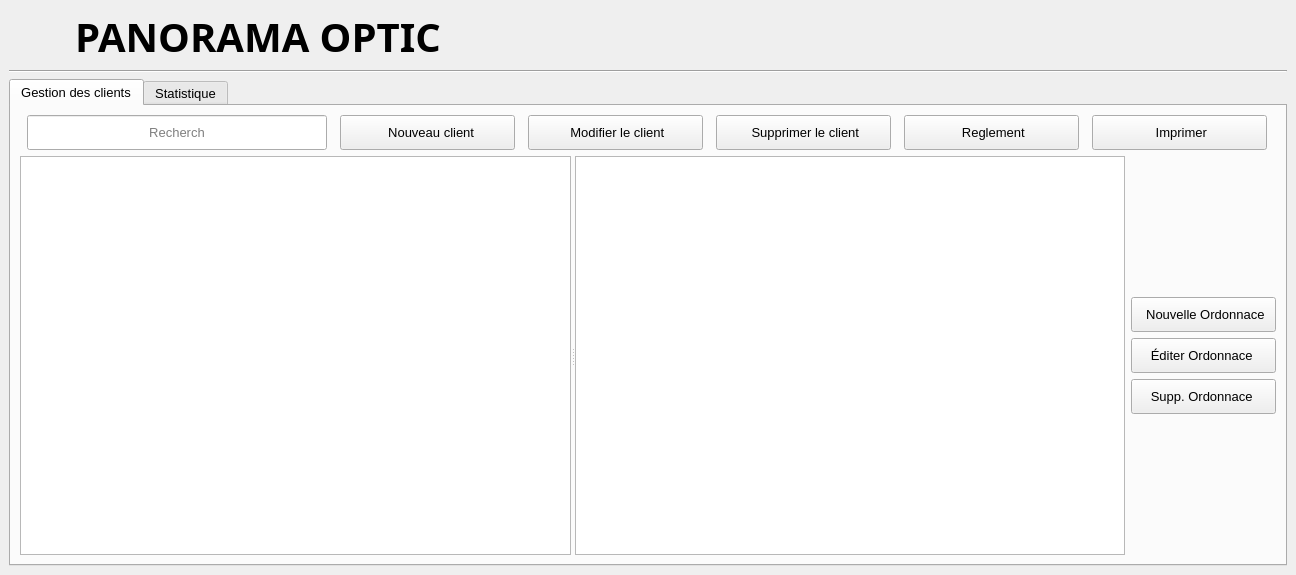
<?xml version="1.0" encoding="UTF-8"?>
<ui version="4.0">
 <class>MainWindow</class>
 <widget class="QMainWindow" name="MainWindow">
  <property name="geometry">
   <rect>
    <x>0</x>
    <y>0</y>
    <width>1296</width>
    <height>575</height>
   </rect>
  </property>
  <property name="font">
   <font>
    <pointsize>10</pointsize>
   </font>
  </property>
  <property name="windowTitle">
   <string>panorama optic</string>
  </property>
  <widget class="QWidget" name="centralwidget">
   <layout class="QGridLayout" name="gridLayout">
    <item row="2" column="0" colspan="3">
     <widget class="Line" name="line">
      <property name="orientation">
       <enum>Qt::Horizontal</enum>
      </property>
     </widget>
    </item>
    <item row="1" column="0">
     <widget class="QLabel" name="label_2">
      <property name="maximumSize">
       <size>
        <width>60</width>
        <height>60</height>
       </size>
      </property>
      <property name="text">
       <string/>
      </property>
      <property name="pixmap">
       <pixmap>:/icons/resources/base/img/icons8_vision_96px.png</pixmap>
      </property>
      <property name="scaledContents">
       <bool>true</bool>
      </property>
      <property name="alignment">
       <set>Qt::AlignCenter</set>
      </property>
     </widget>
    </item>
    <item row="1" column="1">
     <widget class="QLabel" name="label">
      <property name="minimumSize">
       <size>
        <width>0</width>
        <height>30</height>
       </size>
      </property>
      <property name="font">
       <font>
        <family>Imprint MT Shadow</family>
        <pointsize>30</pointsize>
        <weight>62</weight>
        <italic>false</italic>
        <bold>true</bold>
       </font>
      </property>
      <property name="styleSheet">
       <string notr="true">font: 30pt &quot;Imprint MT Shadow&quot;;
font-weight: 500;</string>
      </property>
      <property name="text">
       <string>PANORAMA OPTIC</string>
      </property>
     </widget>
    </item>
    <item row="4" column="0" colspan="3">
     <widget class="QTabWidget" name="tabWidget">
      <property name="enabled">
       <bool>true</bool>
      </property>
      <property name="tabShape">
       <enum>QTabWidget::Rounded</enum>
      </property>
      <property name="currentIndex">
       <number>0</number>
      </property>
      <property name="iconSize">
       <size>
        <width>30</width>
        <height>30</height>
       </size>
      </property>
      <property name="documentMode">
       <bool>false</bool>
      </property>
      <property name="tabsClosable">
       <bool>false</bool>
      </property>
      <widget class="QWidget" name="tab">
       <attribute name="title">
        <string>Gestion des clients</string>
       </attribute>
       <layout class="QGridLayout" name="gridLayout_2">
        <item row="0" column="0" colspan="2">
         <layout class="QHBoxLayout" name="horizontalLayout">
          <item>
           <widget class="QLineEdit" name="searchLineEdit">
            <property name="minimumSize">
             <size>
              <width>300</width>
              <height>35</height>
             </size>
            </property>
            <property name="maximumSize">
             <size>
              <width>300</width>
              <height>16777215</height>
             </size>
            </property>
            <property name="alignment">
             <set>Qt::AlignCenter</set>
            </property>
            <property name="placeholderText">
             <string>Recherch</string>
            </property>
           </widget>
          </item>
          <item>
           <widget class="QPushButton" name="add_client_btn">
            <property name="minimumSize">
             <size>
              <width>145</width>
              <height>35</height>
             </size>
            </property>
            <property name="maximumSize">
             <size>
              <width>175</width>
              <height>16777215</height>
             </size>
            </property>
            <property name="styleSheet">
             <string notr="true"/>
            </property>
            <property name="text">
             <string>  Nouveau client</string>
            </property>
            <property name="icon">
             <iconset resource="img.qrc">
              <normaloff>:/icons/src/main/resources/base/img/icons8_add_new_100px.png</normaloff>:/icons/src/main/resources/base/img/icons8_add_new_100px.png</iconset>
            </property>
            <property name="iconSize">
             <size>
              <width>25</width>
              <height>25</height>
             </size>
            </property>
           </widget>
          </item>
          <item>
           <widget class="QPushButton" name="edit_client_btn">
            <property name="minimumSize">
             <size>
              <width>145</width>
              <height>35</height>
             </size>
            </property>
            <property name="maximumSize">
             <size>
              <width>175</width>
              <height>16777215</height>
             </size>
            </property>
            <property name="text">
             <string> Modifier le client</string>
            </property>
            <property name="icon">
             <iconset resource="img.qrc">
              <normaloff>:/icons/src/main/resources/base/img/icons8_edit_50px.png</normaloff>:/icons/src/main/resources/base/img/icons8_edit_50px.png</iconset>
            </property>
            <property name="iconSize">
             <size>
              <width>18</width>
              <height>18</height>
             </size>
            </property>
           </widget>
          </item>
          <item>
           <widget class="QPushButton" name="remove_client_btn">
            <property name="minimumSize">
             <size>
              <width>145</width>
              <height>35</height>
             </size>
            </property>
            <property name="maximumSize">
             <size>
              <width>175</width>
              <height>16777215</height>
             </size>
            </property>
            <property name="text">
             <string> Supprimer le client</string>
            </property>
            <property name="icon">
             <iconset resource="img.qrc">
              <normaloff>:/icons/src/main/resources/base/img/icons8_Remove_100px.png</normaloff>:/icons/src/main/resources/base/img/icons8_Remove_100px.png</iconset>
            </property>
            <property name="iconSize">
             <size>
              <width>25</width>
              <height>25</height>
             </size>
            </property>
           </widget>
          </item>
          <item>
           <widget class="QPushButton" name="situation_client_btn">
            <property name="minimumSize">
             <size>
              <width>145</width>
              <height>35</height>
             </size>
            </property>
            <property name="maximumSize">
             <size>
              <width>175</width>
              <height>16777215</height>
             </size>
            </property>
            <property name="text">
             <string> Reglement</string>
            </property>
            <property name="icon">
             <iconset resource="img.qrc">
              <normaloff>:/icons/src/main/resources/base/img/icons8_exchange_100px.png</normaloff>:/icons/src/main/resources/base/img/icons8_exchange_100px.png</iconset>
            </property>
            <property name="iconSize">
             <size>
              <width>25</width>
              <height>25</height>
             </size>
            </property>
           </widget>
          </item>
          <item>
           <widget class="QPushButton" name="print_bill_btn">
            <property name="minimumSize">
             <size>
              <width>145</width>
              <height>35</height>
             </size>
            </property>
            <property name="maximumSize">
             <size>
              <width>175</width>
              <height>16777215</height>
             </size>
            </property>
            <property name="text">
             <string> Imprimer</string>
            </property>
            <property name="icon">
             <iconset resource="img.qrc">
              <normaloff>:/icons/src/main/resources/base/img/icons8_print_50px.png</normaloff>:/icons/src/main/resources/base/img/icons8_print_50px.png</iconset>
            </property>
            <property name="iconSize">
             <size>
              <width>25</width>
              <height>25</height>
             </size>
            </property>
           </widget>
          </item>
         </layout>
        </item>
        <item row="1" column="0">
         <widget class="QSplitter" name="splitter">
          <property name="orientation">
           <enum>Qt::Horizontal</enum>
          </property>
          <widget class="QTableView" name="clientTableView">
           <property name="alternatingRowColors">
            <bool>true</bool>
           </property>
           <property name="selectionBehavior">
            <enum>QAbstractItemView::SelectRows</enum>
           </property>
           <attribute name="horizontalHeaderShowSortIndicator" stdset="0">
            <bool>false</bool>
           </attribute>
           <attribute name="horizontalHeaderStretchLastSection">
            <bool>true</bool>
           </attribute>
           <attribute name="verticalHeaderVisible">
            <bool>false</bool>
           </attribute>
           <attribute name="verticalHeaderCascadingSectionResizes">
            <bool>true</bool>
           </attribute>
          </widget>
          <widget class="QTableView" name="ordonnaceTableView">
           <property name="alternatingRowColors">
            <bool>true</bool>
           </property>
           <property name="selectionBehavior">
            <enum>QAbstractItemView::SelectRows</enum>
           </property>
           <attribute name="horizontalHeaderStretchLastSection">
            <bool>true</bool>
           </attribute>
           <attribute name="verticalHeaderVisible">
            <bool>false</bool>
           </attribute>
          </widget>
         </widget>
        </item>
        <item row="1" column="1">
         <layout class="QVBoxLayout" name="verticalLayout_4">
          <item>
           <spacer name="verticalSpacer_2">
            <property name="orientation">
             <enum>Qt::Vertical</enum>
            </property>
            <property name="sizeHint" stdset="0">
             <size>
              <width>20</width>
              <height>40</height>
             </size>
            </property>
           </spacer>
          </item>
          <item>
           <widget class="QPushButton" name="add_ord_btn">
            <property name="minimumSize">
             <size>
              <width>145</width>
              <height>35</height>
             </size>
            </property>
            <property name="maximumSize">
             <size>
              <width>175</width>
              <height>16777215</height>
             </size>
            </property>
            <property name="text">
             <string> Nouvelle Ordonnace</string>
            </property>
            <property name="icon">
             <iconset resource="img.qrc">
              <normaloff>:/icons/src/main/resources/base/img/icons8_new_copy_100px.png</normaloff>:/icons/src/main/resources/base/img/icons8_new_copy_100px.png</iconset>
            </property>
            <property name="iconSize">
             <size>
              <width>25</width>
              <height>25</height>
             </size>
            </property>
           </widget>
          </item>
          <item>
           <widget class="QPushButton" name="edit_ord_btn">
            <property name="minimumSize">
             <size>
              <width>145</width>
              <height>35</height>
             </size>
            </property>
            <property name="maximumSize">
             <size>
              <width>175</width>
              <height>16777215</height>
             </size>
            </property>
            <property name="text">
             <string> Éditer Ordonnace  </string>
            </property>
            <property name="icon">
             <iconset resource="img.qrc">
              <normaloff>:/icons/src/main/resources/base/img/icons8_Edit_Text_File_100px.png</normaloff>:/icons/src/main/resources/base/img/icons8_Edit_Text_File_100px.png</iconset>
            </property>
            <property name="iconSize">
             <size>
              <width>25</width>
              <height>25</height>
             </size>
            </property>
           </widget>
          </item>
          <item>
           <widget class="QPushButton" name="remove_ord_btn">
            <property name="minimumSize">
             <size>
              <width>145</width>
              <height>35</height>
             </size>
            </property>
            <property name="maximumSize">
             <size>
              <width>175</width>
              <height>16777215</height>
             </size>
            </property>
            <property name="text">
             <string> Supp. Ordonnace  </string>
            </property>
            <property name="icon">
             <iconset resource="img.qrc">
              <normaloff>:/icons/src/main/resources/base/img/icons8_Remove_100px.png</normaloff>:/icons/src/main/resources/base/img/icons8_Remove_100px.png</iconset>
            </property>
            <property name="iconSize">
             <size>
              <width>25</width>
              <height>25</height>
             </size>
            </property>
           </widget>
          </item>
          <item>
           <spacer name="verticalSpacer">
            <property name="orientation">
             <enum>Qt::Vertical</enum>
            </property>
            <property name="sizeHint" stdset="0">
             <size>
              <width>20</width>
              <height>40</height>
             </size>
            </property>
           </spacer>
          </item>
         </layout>
        </item>
       </layout>
      </widget>
      <widget class="QWidget" name="tab_2">
       <attribute name="title">
        <string>Statistique</string>
       </attribute>
       <layout class="QVBoxLayout" name="verticalLayout">
        <item>
         <widget class="QStackedWidget" name="stackedWidget">
          <property name="currentIndex">
           <number>1</number>
          </property>
          <widget class="QWidget" name="page">
           <layout class="QVBoxLayout" name="verticalLayout_2">
            <item>
             <layout class="QHBoxLayout" name="horizontalLayout_2">
              <item>
               <widget class="QLabel" name="label_4">
                <property name="maximumSize">
                 <size>
                  <width>90</width>
                  <height>16777215</height>
                 </size>
                </property>
                <property name="font">
                 <font>
                  <weight>75</weight>
                  <bold>true</bold>
                 </font>
                </property>
                <property name="text">
                 <string>Caisse du jour: </string>
                </property>
               </widget>
              </item>
              <item>
               <widget class="QLabel" name="dayCash_label">
                <property name="font">
                 <font>
                  <weight>75</weight>
                  <bold>true</bold>
                 </font>
                </property>
                <property name="text">
                 <string>0,00 Da</string>
                </property>
               </widget>
              </item>
              <item>
               <widget class="QToolButton" name="pwd_tbtn">
                <property name="minimumSize">
                 <size>
                  <width>0</width>
                  <height>25</height>
                 </size>
                </property>
                <property name="cursor">
                 <cursorShape>PointingHandCursor</cursorShape>
                </property>
                <property name="styleSheet">
                 <string notr="true">#pwd_tbtn {
border:none;
color: blue;
}</string>
                </property>
                <property name="text">
                 <string>Changer le mot de passe</string>
                </property>
                <property name="autoRaise">
                 <bool>true</bool>
                </property>
               </widget>
              </item>
             </layout>
            </item>
            <item>
             <widget class="QSplitter" name="splitter_2">
              <property name="orientation">
               <enum>Qt::Horizontal</enum>
              </property>
              <widget class="QFrame" name="frame_5">
               <property name="font">
                <font>
                 <pointsize>10</pointsize>
                </font>
               </property>
               <property name="styleSheet">
                <string notr="true">#frame_5 {
background-color: rgb(240, 240, 240);
	border: 1px solid rgb(168, 168, 168);
}</string>
               </property>
               <property name="frameShape">
                <enum>QFrame::StyledPanel</enum>
               </property>
               <property name="frameShadow">
                <enum>QFrame::Raised</enum>
               </property>
               <layout class="QGridLayout" name="gridLayout_4">
                <item row="0" column="0">
                 <layout class="QHBoxLayout" name="horizontalLayout_8">
                  <item>
                   <widget class="QLabel" name="label_13">
                    <property name="maximumSize">
                     <size>
                      <width>25</width>
                      <height>25</height>
                     </size>
                    </property>
                    <property name="text">
                     <string/>
                    </property>
                    <property name="pixmap">
                     <pixmap resource="img.qrc">:/icons/src/main/resources/base/img/icons8_coins_50px.png</pixmap>
                    </property>
                    <property name="scaledContents">
                     <bool>true</bool>
                    </property>
                   </widget>
                  </item>
                  <item>
                   <widget class="QLabel" name="label_14">
                    <property name="maximumSize">
                     <size>
                      <width>16777215</width>
                      <height>35</height>
                     </size>
                    </property>
                    <property name="font">
                     <font>
                      <pointsize>10</pointsize>
                     </font>
                    </property>
                    <property name="text">
                     <string>  Montant journalier</string>
                    </property>
                   </widget>
                  </item>
                 </layout>
                </item>
                <item row="1" column="0">
                 <widget class="QSplitter" name="splitter_4">
                  <property name="orientation">
                   <enum>Qt::Horizontal</enum>
                  </property>
                  <widget class="QTableView" name="dailyTableView">
                   <property name="alternatingRowColors">
                    <bool>true</bool>
                   </property>
                   <property name="selectionBehavior">
                    <enum>QAbstractItemView::SelectRows</enum>
                   </property>
                   <attribute name="horizontalHeaderStretchLastSection">
                    <bool>true</bool>
                   </attribute>
                  </widget>
                  <widget class="QTableView" name="dailyTableView_2">
                   <property name="maximumSize">
                    <size>
                     <width>16777215</width>
                     <height>16777215</height>
                    </size>
                   </property>
                   <property name="alternatingRowColors">
                    <bool>true</bool>
                   </property>
                   <property name="selectionBehavior">
                    <enum>QAbstractItemView::SelectRows</enum>
                   </property>
                   <attribute name="horizontalHeaderStretchLastSection">
                    <bool>true</bool>
                   </attribute>
                  </widget>
                 </widget>
                </item>
               </layout>
              </widget>
              <widget class="QFrame" name="frame_7">
               <property name="font">
                <font>
                 <pointsize>10</pointsize>
                </font>
               </property>
               <property name="styleSheet">
                <string notr="true">#frame_7 {
background-color: rgb(240, 240, 240);
border: 1px solid rgb(168, 168, 168);
}</string>
               </property>
               <property name="frameShape">
                <enum>QFrame::StyledPanel</enum>
               </property>
               <property name="frameShadow">
                <enum>QFrame::Raised</enum>
               </property>
               <layout class="QGridLayout" name="gridLayout_5">
                <item row="0" column="0">
                 <layout class="QHBoxLayout" name="horizontalLayout_12">
                  <item>
                   <widget class="QLabel" name="label_21">
                    <property name="maximumSize">
                     <size>
                      <width>25</width>
                      <height>25</height>
                     </size>
                    </property>
                    <property name="frameShape">
                     <enum>QFrame::NoFrame</enum>
                    </property>
                    <property name="text">
                     <string/>
                    </property>
                    <property name="pixmap">
                     <pixmap resource="img.qrc">:/icons/src/main/resources/base/img/icons8_money_50px.png</pixmap>
                    </property>
                    <property name="scaledContents">
                     <bool>true</bool>
                    </property>
                   </widget>
                  </item>
                  <item>
                   <widget class="QLabel" name="label_22">
                    <property name="maximumSize">
                     <size>
                      <width>16777215</width>
                      <height>35</height>
                     </size>
                    </property>
                    <property name="font">
                     <font>
                      <pointsize>10</pointsize>
                     </font>
                    </property>
                    <property name="text">
                     <string>  Montant mensuel</string>
                    </property>
                   </widget>
                  </item>
                 </layout>
                </item>
                <item row="1" column="0">
                 <widget class="QSplitter" name="splitter_3">
                  <property name="orientation">
                   <enum>Qt::Horizontal</enum>
                  </property>
                  <widget class="QTableView" name="monthlyTableView">
                   <property name="alternatingRowColors">
                    <bool>true</bool>
                   </property>
                   <property name="selectionBehavior">
                    <enum>QAbstractItemView::SelectRows</enum>
                   </property>
                   <attribute name="horizontalHeaderStretchLastSection">
                    <bool>true</bool>
                   </attribute>
                  </widget>
                  <widget class="QTableView" name="monthlyTableView_2">
                   <property name="maximumSize">
                    <size>
                     <width>16777215</width>
                     <height>16777215</height>
                    </size>
                   </property>
                   <property name="alternatingRowColors">
                    <bool>true</bool>
                   </property>
                   <attribute name="horizontalHeaderStretchLastSection">
                    <bool>true</bool>
                   </attribute>
                  </widget>
                 </widget>
                </item>
               </layout>
              </widget>
             </widget>
            </item>
           </layout>
          </widget>
          <widget class="QWidget" name="page_2">
           <layout class="QVBoxLayout" name="verticalLayout_3">
            <item>
             <widget class="QLabel" name="label_3">
              <property name="text">
               <string/>
              </property>
              <property name="pixmap">
               <pixmap resource="img.qrc">:/icons/src/main/resources/base/img/icons8_vision_96px.png</pixmap>
              </property>
              <property name="scaledContents">
               <bool>true</bool>
              </property>
             </widget>
            </item>
           </layout>
          </widget>
         </widget>
        </item>
       </layout>
      </widget>
     </widget>
    </item>
   </layout>
  </widget>
 </widget>
 <resources>
  <include location="img.qrc"/>
 </resources>
 <connections/>
</ui>
